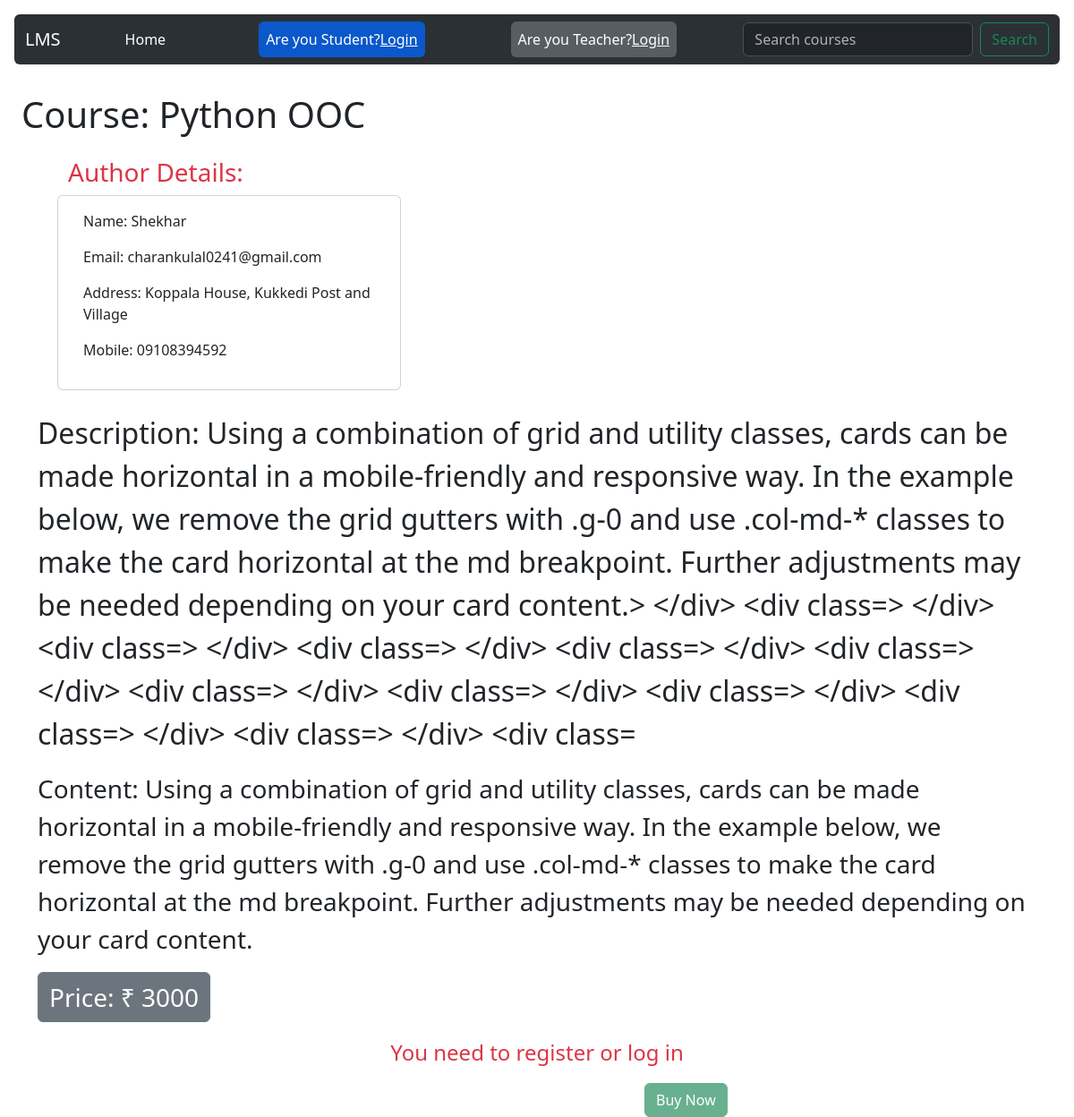
/course/7/, run on the app's committed database.
### base/models.py (models this page shows, shortened)
class Course(models.Model):
    courseName = models.CharField(max_length=200)
    teacher_id=models.ForeignKey(Teacher,on_delete=models.CASCADE)
    description=models.TextField()
    content=models.TextField()
    price=models.CharField(max_length=10)
    category=models.CharField(max_length=200)

class Teacher(models.Model):
    name = models.CharField(max_length=100)
    email = models.EmailField()
    password=models.CharField(max_length=50)
    phone = models.CharField(max_length=20, blank=True)
    address = models.TextField(blank=True)
    age=models.CharField(max_length=10)
    gender=models.CharField(max_length=20)
    def __str__(self):
        return self.name

### base/views.py (the view)
# urls.py: path('course/<str:pk>/',views.courses,name="course"),
def courses(request, pk):
    course = Course.objects.get(id=pk)
    teacher_name = course.teacher_id
    teacher = Teacher.objects.get(name=teacher_name)
    context1 = {'course': course}
    context2 = {'teacher': teacher}
    context = {**context1, **context2}
    return render(request, 'base/courses.html', context)

### base/templates/base/courses.html
{% extends 'main.html' %}
{% block content %}
<h1 class="m-4" style="padding-top: 5rem;">Course: {{course.courseName }}</h1>
<div class="row" style="margin-left: 4rem;">
  <h3 class="text-danger">Author Details: </h3>
<div class="card card-outline-danger" style="width: 24rem;">
    <div class="card-body">
      <p class="text">Name: {{teacher.name}}</p>
      <p class="text">Email: {{teacher.email}}</p>
      <p class="text"> Address: {{teacher.address}}</p>
      <p class="text"> Mobile: {{teacher.phone}}</p>
    </div>
  </div>
</div>
<div class="container mt-4">
  <p class="fs-2">  Description:  {{course.description}}</p>
<p class="fs-3">  Content:  {{course.content}}</p>
<p class="fs-3 btn btn-secondary">Price: &#8377; {{course.price}}</p>
</div>
<p class="text-center text-danger fs-4">You need to register or log in</p>
<div style="margin-left:45rem;">
  <button class="btn btn-success" type="button" disabled >Buy Now</button>
</div>
{% endblock content %}

### data on the page
Course: courseName "Python OOC", description "Using a combination of grid and utility classes, cards can be made horizontal in a mobile-friendly and responsive way. In the example below, we remove the grid gutters with .g-0 and use .col-md-* classes to make the card horizontal at the md breakpoint. Further adjustments may be needed depending on your card content.> </div> <div class=> </div> <div class=> </div> <div class=> </div> <div class=> </div> <div class=> </div> <div class=> </div> <div class=> </div> <div class=> </div> <div class=> </div> <div class=> </div> <div class=", content "Using a combination of grid and utility classes, cards can be made horizontal in a mobile-friendly and responsive way. In the example below, we remove the grid gutters with .g-0 and use .col-md-* classes to make the card horizontal at the md breakpoint. Further adjustments may be needed depending on your card content.", price "3000"
Teacher: name "Shekhar", email "charankulal0241@gmail.com", address "Koppala House, Kukkedi Post and Village", phone "09108394592"
